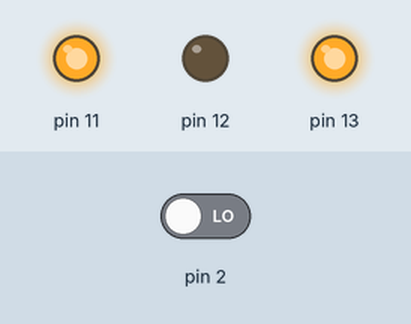
Bench run of a sketch on a simulated Arduino Uno, built with avr-gcc and run on an emulated ATmega328P. On the bench: output pins drawn as LEDs (lit = HIGH). The inputs (shaded band) are chosen by the test bench; at power-on: pin 2 LOW.

Above: at 1.2 s.
1.3 s: pin 2 driven HIGH
At 2.5 s:
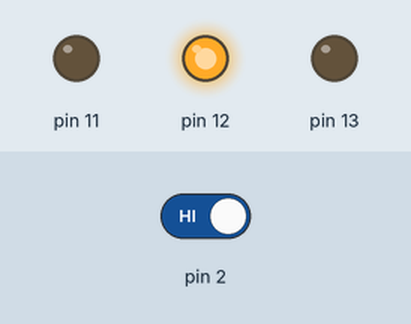
2.8 s: pin 2 driven LOW
At 3.9 s:
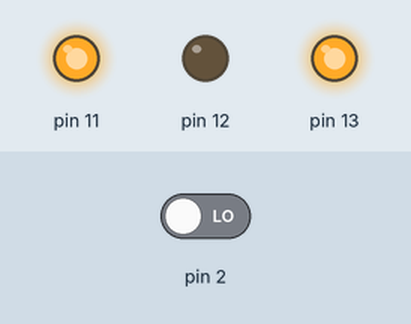
Timing chart, 0 to 5.8 s (numbered marks = the images above; inputs shaded):
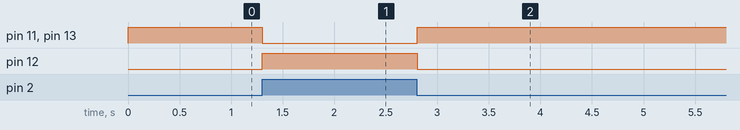

Measured:
- after the input at 1.3 s, pin 11, pin 13: HIGH → LOW at once; pin 12: LOW → HIGH at once
- after the input at 2.8 s, pin 11, pin 13: LOW → HIGH at once; pin 12: HIGH → LOW at once

The sketch:

3ledcntr.ino
```cpp
// C++ code
//
int buttonState = 0;

void setup()
{
  pinMode(2, INPUT);
  pinMode(12, OUTPUT);
  pinMode(13, OUTPUT);
  pinMode(11, OUTPUT);
}

void loop()
{
  buttonState = digitalRead(2);
  if (buttonState == HIGH) {
    digitalWrite(12, HIGH);
    digitalWrite(13, LOW);
    digitalWrite(11, LOW);
  } else {
    digitalWrite(12, LOW);
    digitalWrite(13, HIGH);
    digitalWrite(11, HIGH);
  }
  delay(10); // Delay a little bit to improve simulation performance
}
```
